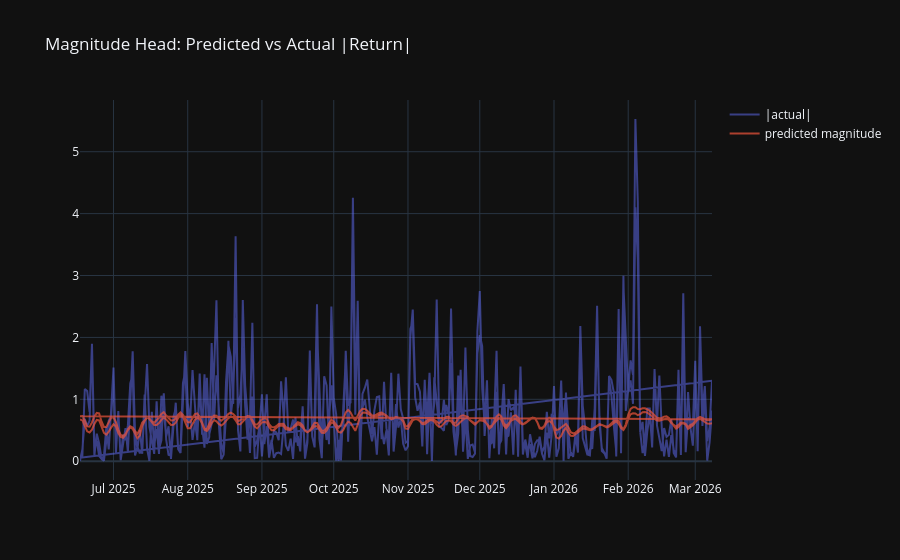

Here is the notebook cell this chart was saved with:
### Code cell
# Magnitude prediction vs actual |return|
fig = go.Figure()
fig.add_trace(go.Scatter(
    x=result.eval_dates, y=[abs(t) for t in result.eval_targets],
    name="|actual|", opacity=0.5,
))
fig.add_trace(go.Scatter(
    x=result.eval_dates, y=result.eval_magnitudes,
    name="predicted magnitude", opacity=0.7,
))
fig.update_layout(template="plotly_dark", title="Magnitude Head: Predicted vs Actual |Return|")
fig.show()

### Figure 1 — Plotly figure (JSON) as saved in the notebook; plotly's stock layout.template omitted (floating-point values rounded to 4 significant figures; data arrays with more than 128 entries replaced by an {"elided": "..."} marker saying what was removed)
{"data": [{"name": "|actual|", "opacity": 0.5, "type": "scatter", "x": {"elided": "530 str values"}, "y": {"elided": "530 float values"}}, {"name": "predicted magnitude", "opacity": 0.7, "type": "scatter", "x": {"elided": "530 str values"}, "y": {"elided": "530 float values"}}], "layout": {"title": {"text": "Magnitude Head: Predicted vs Actual |Return|"}}}
